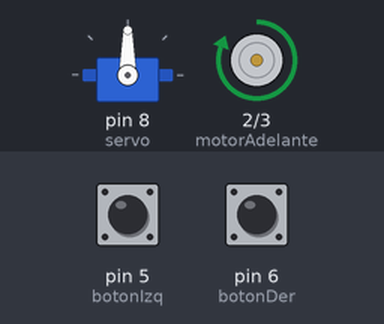
This sketch was run on a simulated Arduino Uno, built with avr-gcc and run on an emulated ATmega328P. Shown: servo, motor-driver pin pairs drawn as motors (green arrow = first pin HIGH = forward, orange = second pin HIGH = backward, longer = more drive). The inputs (shaded band) are chosen by the test bench; at power-on: pin 5 (botonIzq) HIGH, pin 6 (botonDer) HIGH.

Above: at 3.8 s.
3.9 s: pin 5 (botonIzq) pulled LOW for 1.3 s
At 4.49 s:
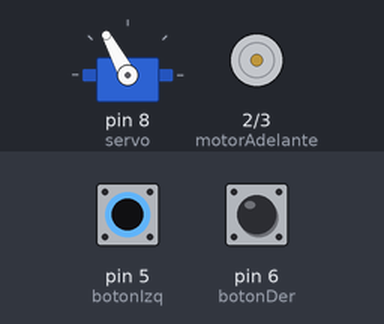
At 7.3 s:
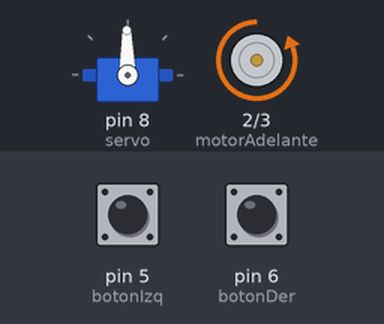
7.4 s: pin 6 (botonDer) pulled LOW for 1.3 s
10.9 s: pin 6 (botonDer) pulled LOW for 3.2 s
15.6 s: pin 5 (botonIzq) pulled LOW for 3.2 s
At 16.36 s:
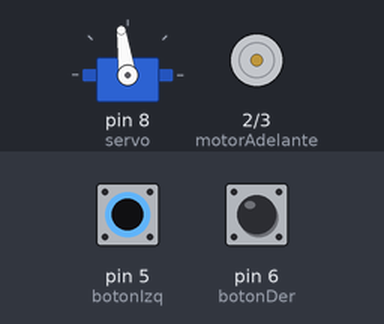
Timing chart, 0 to 21.3 s (numbered marks = the images above; inputs shaded):
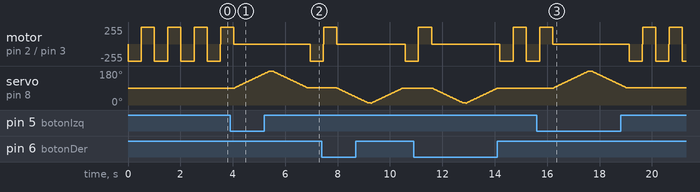

Measured:
- after the input at 3.9 s, servo on pin 8 (servo): rises from 90° to 180° in 1.4 s, then falls to 91° in 1.4 s
- after the input at 15.6 s, servo on pin 8 (servo): rises from 89° to 180° in 1.5 s, then falls to 91° in 1.4 s

The sketch:

TP_4_Motores_touch.ino
```cpp
#include <Servo.h>

Servo servo;
int angulo = 90;//Normal
int motorAdelante = 2;
int motorAtras = 3;
int botonIzq = 5;
int botonDer = 6;


int boton = 0;


void setup() {
  servo.attach(8);
  servo.write(angulo);
  pinMode(botonIzq, INPUT);
  pinMode(botonDer, INPUT);
  pinMode(motorAdelante, OUTPUT);
  pinMode(motorAtras, OUTPUT);
}
void loop()
{
  digitalWrite(motorAdelante, LOW);
  digitalWrite(motorAtras, HIGH);
  delay(500);
  digitalWrite(motorAdelante, LOW);
  digitalWrite(motorAtras, LOW);
  delay(10);
  digitalWrite(motorAdelante, HIGH);
  digitalWrite(motorAtras, LOW);
  delay(500);
  digitalWrite(motorAdelante, LOW);
  digitalWrite(motorAtras, LOW);
  if (digitalRead(botonIzq) == LOW)
  {
   if ( angulo < 180)
      {
    // scan from 0 to 180 degrees
      for(angulo = 90; angulo < 180; angulo++)
      {
        servo.write(angulo);
        delay(15);
      }
      delay(100);
      for(angulo = 180; angulo > 90; angulo--)
      {
        servo.write(angulo);
        delay(15);
      }
     }
    delay(100);
  }
  if (digitalRead(botonDer) == LOW)
  {

    if ( angulo > 10)
    {
    // now scan back from 180 to 0 degrees
      for(angulo = 90; angulo > 10; angulo--)
      {
        servo.write(angulo);
        delay(15);
      }
      delay(100);
      for(angulo = 10; angulo < 90; angulo++)
      {
        servo.write(angulo);
        delay(15);
      }
    }
    delay(100);
  }

}
```
